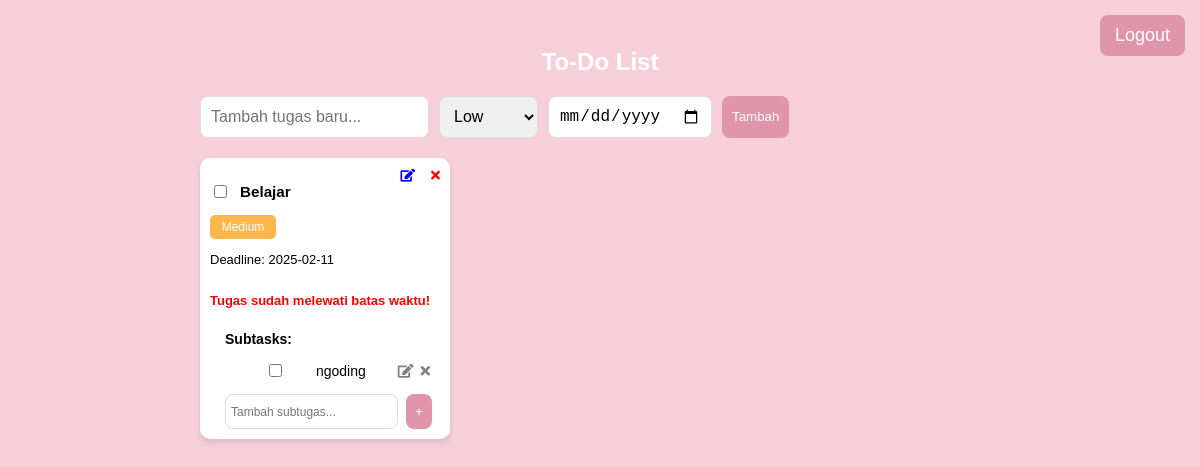
Screenshot of /index.php (signed in) with the database file from the repository.
### tables this page shows
CREATE TABLE `tasks` (
  `id` int(11) NOT NULL,
  `user_id` int(11) NOT NULL,
  `task` varchar(255) NOT NULL,
  `status` enum('pending','done') DEFAULT 'pending',
  `priority` enum('low','medium','high') DEFAULT 'low',
  `deadline` date DEFAULT NULL,
  `parent_task_id` int(11) DEFAULT NULL
);

### index.php (the view, shortened to what this page needs)
<?php
include 'koneksi.php';
$user_id = $_SESSION['user_id'];
$result = $conn->query("SELECT * FROM tasks WHERE user_id=$user_id AND parent_task_id IS NULL
                        ORDER BY FIELD(priority, 'high', 'medium', 'low'), deadline ASC");
?>
<!DOCTYPE html>
<html lang="id">
<head>
    <link rel="stylesheet" href="https://cdnjs.cloudflare.com/ajax/libs/font-awesome/5.15.4/css/all.min.css">
</head>
<body>
    <a href="logout.php" class="logout-btn">Logout</a>
    <div class="container">
        <h2>To-Do List</h2>
        <form method="POST" class="todo-input">
            <input type="text" name="task" placeholder="Tambah tugas baru..." required>
            <select name="priority">
                <option value="low">Low</option>
            </select>
            <input type="date" name="deadline" required>
            <button type="submit">Tambah</button>
        </form>
        <div class="task-list">
            <?php while ($row = $result->fetch_assoc()): ?>
                <?php
                $deadline_date = strtotime($row['deadline']);
                $today = strtotime(date('Y-m-d'));
                $overdue = $today > $deadline_date;
                ?>
                <div class="task-card <?= $row['status'] === 'completed' ? 'completed' : '' ?>" id="task-<?= $row['id'] ?>">
                    <div class="task-header">
                        <input type="checkbox" <?= $row['status'] === 'completed' ? 'checked' : '' ?> onclick="updateTaskStatus(<?= $row['id'] ?>, this)">
                        <h3><?= htmlspecialchars($row['task']) ?></h3>
                    </div>
                    <span class="priority <?= $row['priority'] ?>"><?= ucfirst($row['priority']) ?></span>
                    <p>Deadline: <?= $row['deadline'] ?></p>
                    <?php if ($overdue && $row['status'] !== 'completed'): ?>
                        <p class="warning">Tugas sudah melewati batas waktu!</p>
                    <?php endif; ?>
                    <a href="edit.php?id=<?= $row['id'] ?>" class="edit-btn"><i class="fas fa-edit"></i></a>
                    <a href="?delete=<?= $row['id'] ?>" class="delete-btn" onclick="return confirmDelete(event, <?= $row['id'] ?>)"><i class="fas fa-times"></i></a>
                    <div class="subtasks">
                        <strong>Subtasks:</strong>
                        <ul>
                            <?php
                            $subtasks = $conn->query("SELECT * FROM tasks WHERE parent_task_id={$row['id']}");
                            while ($sub = $subtasks->fetch_assoc()):
                            ?>
                                <li id="subtask-<?= $sub['id'] ?>">
                                    <input type="checkbox" class="subtask-checkbox" <?= $sub['status'] === 'completed' ? 'checked' : '' ?> onclick="updateSubtaskStatus(<?= $sub['id'] ?>, this)">
                                    <span><?= htmlspecialchars($sub['task']) ?> </span>
                                    <span>
                                    <a href="edit_subtask.php?id=<?= $sub['id'] ?>" class="edit-btn2"><i class="fas fa-edit"></i></a>
                                    <a href="?delete_subtask=<?= $sub['id'] ?>" class="delete-btn2" onclick="return confirmDelete(event, <?= $row['id'] ?>)"><i class="fas fa-times"></i></a>
                                </li>
                            <?php endwhile; ?>
                        </ul>
                        <form method="POST" class="subtask-from">
                            <input type="text" name="subtask" placeholder="Tambah subtugas..." required>
                            <button type="submit">+</button>
                        </form>
                    </div>
                </div>
            <?php endwhile; ?>
        </div>
    </div>
</body>
</html>

### index.php (style rules this page uses)
body { font-family: 'Arial', sans-serif; background: #F7CFD8; display: flex; justify-content: center; align-items: flex-start; min-height: 100vh; padding: 20px; }
.container { width: 80%; max-width: 800px; }
h2 { text-align: center; color: #fff; }
.logout-btn { position: absolute; top: 15px; right: 15px; background: #E195AB; color: white; padding: 10px 15px; border-radius: 8px; text-decoration: none; font-size: 18px; }
.todo-input { display: flex; gap: 10px; margin-bottom: 20px; }
input, select { padding: 10px; border-radius: 8px; border: 1px solid #ddd; font-size: 16px; }
button { background: #E195AB; color: white; padding: 10px; border-radius: 8px; cursor: pointer; border: none; }
.task-list { display: flex; flex-wrap: wrap; gap: 15px; }
.task-card { background: #fff; padding: 10px; border-radius: 10px; box-shadow: 0 4px 6px rgba(0, 0, 0, 0.1); width: 230px; height: auto; position: relative; font-size: 13px; display: flex; flex-direction: column; }
.task-header { display: flex; align-items: center; gap: 10px; }
.priority { font-size: 12px; color: white; padding: 5px 8px; border-radius: 5px; display: inline-block; max-width: 50px; white-space: nowrap; overflow: hidden; text-overflow: ellipsis; text-align: center; }
.medium { background: #ffb74d; }
.delete-btn, .edit-btn { position: absolute; top: 10px; cursor: pointer; }
.delete-btn { color: red; right: 10px; }
.edit-btn { color: blue; right: 35px; }
.subtasks { margin-top: 10px; padding-left: 15px; font-size: 14px; }
.warning { color: red; font-weight: bold; }
.subtask-checkbox { margin-right: 5px; }
.task-card form { display: flex; gap: 8px; margin-top: 10px; }
.task-card input[type="text"] { width: 75%; padding: 5px; font-size: 12px; }
.task-card button { padding: 10px 9px; font-size: 13px; cursor: pointer; }
.subtasks li { display: flex; align-items: center; justify-content: space-between; padding-right: 10px; }
.subtasks .edit-btn2, .subtasks .delete-btn2 { margin-left: 3px; color: gray; }

### rows the page displays
tasks: task "Belajar", priority "Medium", deadline "2025-02-11", shows "Tugas sudah melewati batas waktu!"
tasks: task "ngoding"
